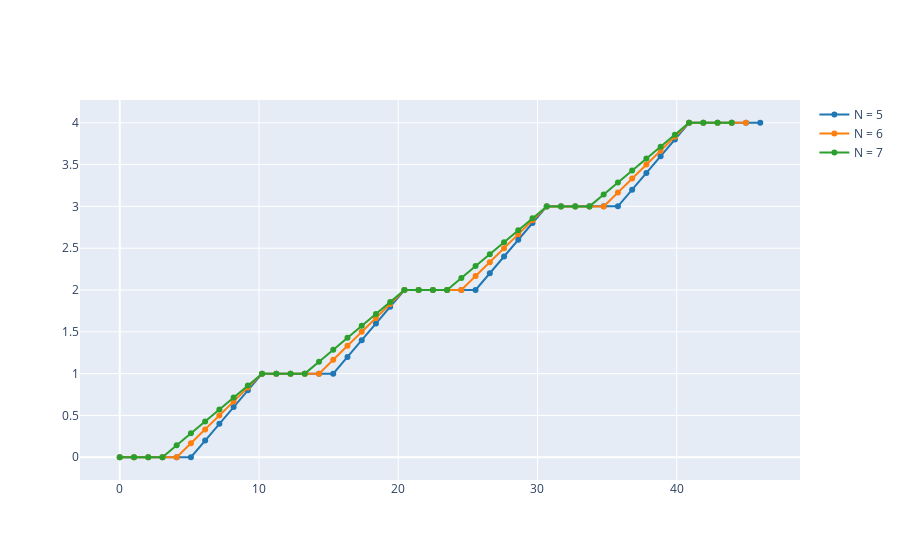

Here is the notebook cell this chart was saved with:
### Markdown cell above
1.3 Run the example above using the `averaging_filter` instead. Change the number N to different values and explain what happen.

### Code cell
# Write your code here
a = averaging_filter(x, 5)
b = averaging_filter(x, 6)
c = averaging_filter(x, 7)
plot_signals([a, b, c], fs, name=['N = 5', 'N = 6', 'N = 7'], mode='lines+markers')
